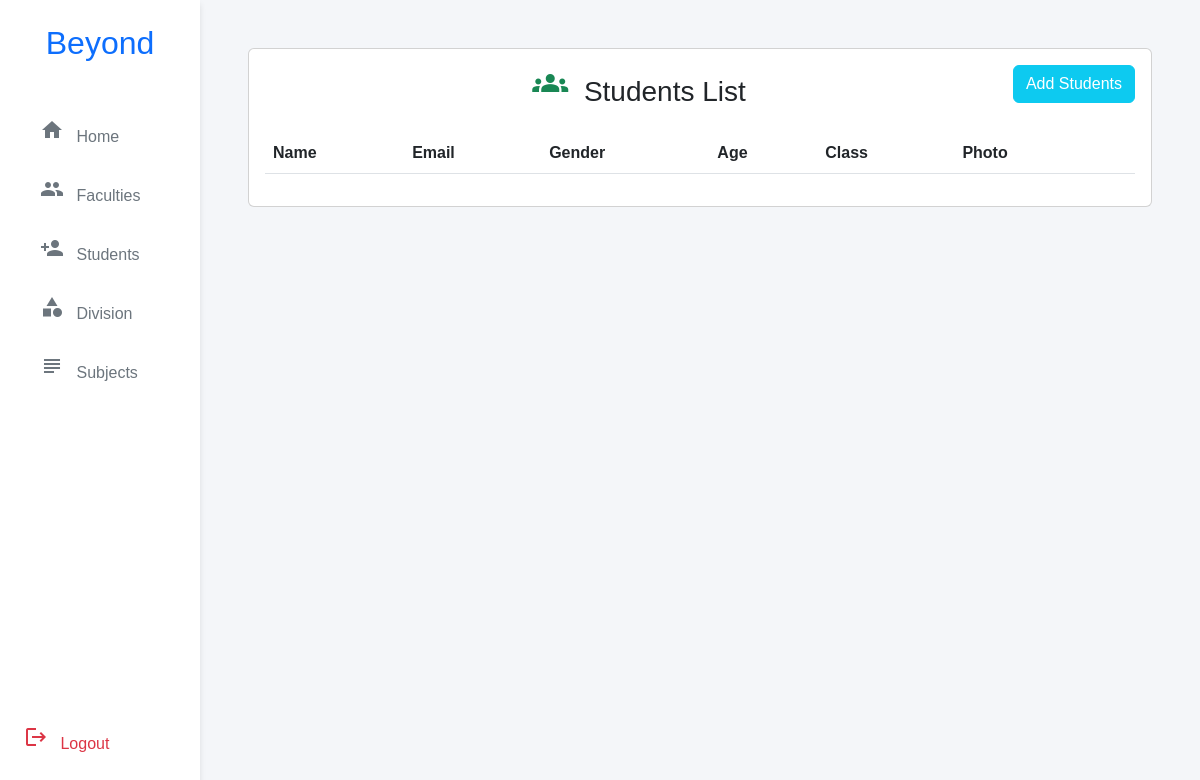
/students/, run on an earlier commit of the app's database.
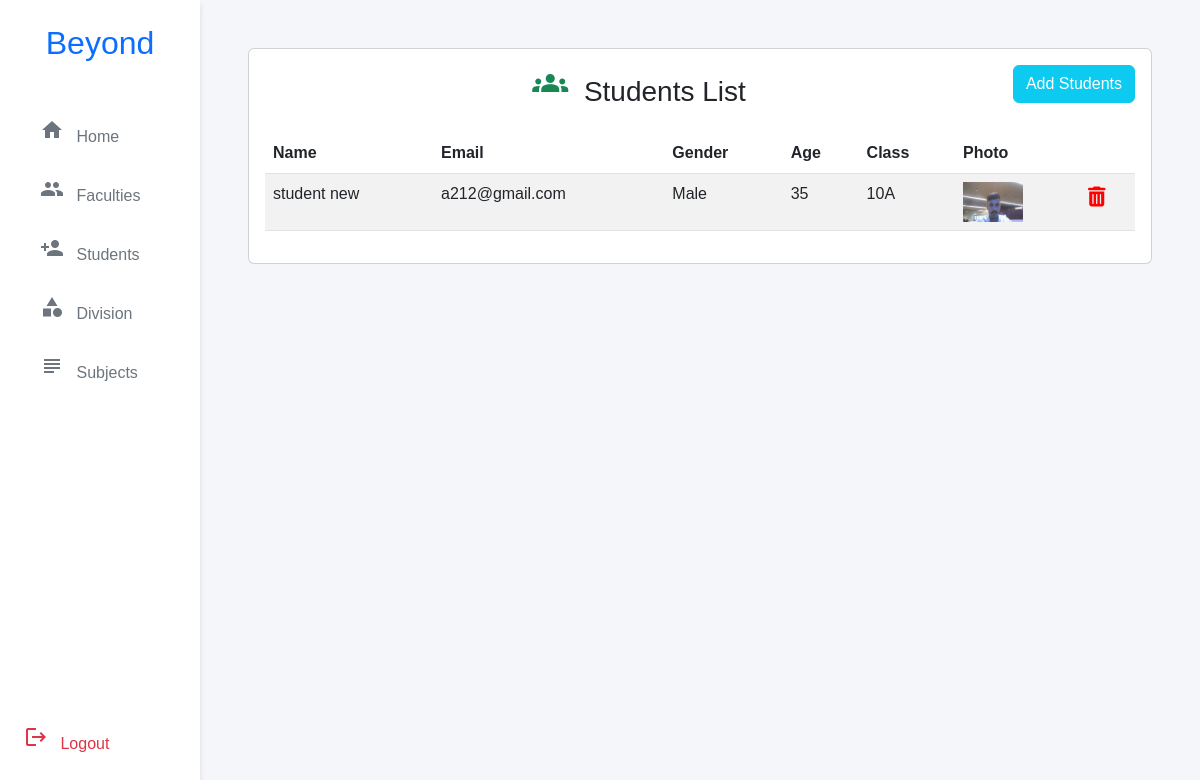
And on a later commit of the database.
### accounts/models.py (models this page shows, shortened)
class CustUser(AbstractBaseUser,PermissionsMixin):
    email=models.EmailField(unique=True)
    is_active=models.BooleanField(default=True)
    is_staff=models.BooleanField(default=False)
    is_superuser = models.BooleanField(default=False)
    is_faculty=models.BooleanField(default=False)
    objects = CustomUserManager()
    USERNAME_FIELD = 'email'

class Student(CustUser):
    std_id=models.CharField(unique=True,max_length=50)
    student_name=models.CharField(max_length=100,null=True,blank=True)
    img=models.FileField(upload_to=user_directory_path,null=True,blank=True)
    options=(
        ("Male","Male"),
        ("Female","Female"),
        ("Others","Others")
    )
    gender=models.CharField(max_length=100,choices=options,default="Male")
    age=models.PositiveIntegerField(null=True)
    class_id=models.ForeignKey(Class_Name,on_delete=models.CASCADE)

class CustUser(AbstractBaseUser,PermissionsMixin):
    email=models.EmailField(unique=True)
    is_active=models.BooleanField(default=True)
    is_staff=models.BooleanField(default=False)
    is_superuser = models.BooleanField(default=False)
    is_faculty=models.BooleanField(default=False)
    objects = CustomUserManager()
    USERNAME_FIELD = 'email'

class Class_Name(models.Model):
    class_name=models.CharField(unique=True,max_length=100)
    faculty=models.OneToOneField(Faculty,on_delete=models.CASCADE,related_name='fac_class')

### adminpage/views.py (the view)
# urls.py: path('students/',StudentsList.as_view(),name='students'),
class StudentsList(TemplateView):
    template_name='students_list.html'
    def get_context_data(self, **kwargs):
        context = super().get_context_data(**kwargs)
        context['students'] = Student.objects.all()
        return context

### adminpage/templates/students_list.html
{% extends "admin_home.html" %}
{% load static %}
{% block adminhome %}
<div class="card list-card mb-4">
    <div class="card-body">
        <h3 class="card-title text-center mb-4">
            <i class="material-icons text-success me-2" style="font-size: 36px;">groups</i>
            Students List
            <a href="{% url 'add-stu' %}" style="float: right;" class="btn btn-info text-white" >Add Students</a>
        </h3>
        <table class="table table-striped">
            <thead>
                <tr>
                    <th>Name</th>
                    <th>Email</th>
                    <th>Gender</th>
                    <th>Age</th>
                    <th>Class</th>
                    <th>Photo</th>
                    <th></th>
                </tr>
            </thead>
            <tbody>
                {% for stu in students %}
                <tr>
                    <td>{{stu.student_name}}</td>
                    <td>{{stu.email}}</td>
                    <td>{{stu.gender}}</td>
                    <td>{{stu.age}}</td>
                    <td>{{stu.class_id.class_name}}</td>
                    <td><img src="{{stu.img.url}}" alt="" height="40px" width="60px"> </td>
                    <td>
                        <a href="{% url 'del-stu' pk=stu.id %}" class="delete-icon" title="Delete">
                            <i class="fas fa-trash-alt"></i>
                        </a>
                    </td>
                </tr>
                {% endfor %}
            </tbody>
        </table>
    </div>
</div>
{% endblock %}

What changed in the data, as far as the page shows it:
added Student: student_name "student new", email "a212@gmail.com", gender "Male", age "35", class_id.class_name "10A", img (picture)
